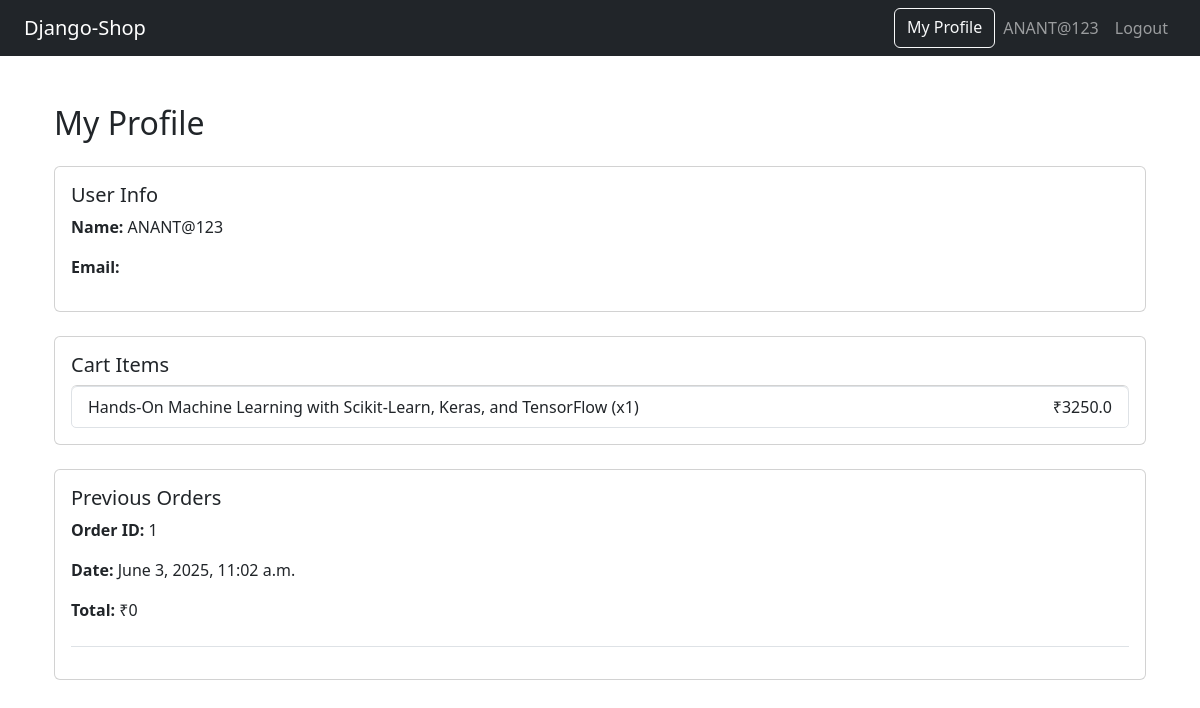
Screenshot of /profile/ (signed in) with the database file from the repository.
### store/models.py (models this page shows, shortened)
class CartItem(models.Model):
    user = models.ForeignKey(User, on_delete=models.CASCADE)
    product = models.ForeignKey(Product, on_delete=models.CASCADE)
    quantity = models.PositiveIntegerField(default=1)

class Product(models.Model):
    title = models.CharField(max_length=100)
    description = models.TextField()
    price = models.FloatField()
    image = models.ImageField(upload_to='products/')
    category = models.ForeignKey(Category, on_delete=models.CASCADE)

class Order(models.Model):
    user = models.ForeignKey(User, on_delete=models.CASCADE)
    full_name = models.CharField(max_length=100)
    address = models.TextField()
    created_at = models.DateTimeField(auto_now_add=True)
    total_amount = models.DecimalField(max_digits=10, decimal_places=2, default=0.00)

### store/views.py (the view)
# urls.py: path('profile/', views.user_profile, name='user_profile'),
@login_required
def user_profile(request):
    user = request.user
    cart_items = CartItem.objects.filter(user=user)
    orders = Order.objects.filter(user=user).order_by('-created_at')
    for order in orders:
        total = order.items.annotate(
            item_total=F('product__price') * F('quantity')
        ).aggregate(total_amount=Sum('item_total'))['total_amount'] or 0
        print(f"Order ID: {order.id}, Total Amount: {total}")
        order.total_amount = total
        order.save()
    return render(request, 'store/user_profile.html', {
        'user': user,
        'cart_items': cart_items,
        'orders': orders,
    })

### store/templates/store/user_profile.html (shortened to what this page needs)
{% extends 'store/base.html' %}
{% block content %}
<div class="container mt-5">
    <h2 class="mb-4"> My Profile</h2>
    <div class="card mb-4 p-3">
        <h5> User Info</h5>
        <p><strong>Name:</strong> {{ user.username|default:"Not Set" }}</p>
        <p><strong>Email:</strong> {{ user.email }}</p>
    </div>
    <div class="card mb-4 p-3">
        <h5> Cart Items</h5>
        {% if cart_items %}
            <ul class="list-group">
                {% for item in cart_items %}
                    <li class="list-group-item d-flex justify-content-between align-items-center">
                        {{ item.product.title }} (x{{ item.quantity }})
                        <span>₹{{ item.product.price }}</span>
                    </li>
                {% endfor %}
            </ul>
        {% else %}
            <p>No items in cart.</p>
        {% endif %}
    </div>
    <div class="card mb-4 p-3">
        <h5> Previous Orders</h5>
        {% if orders %}
            {% for order in orders %}
                <div class="mb-3 border-bottom pb-2">
                    <p><strong>Order ID:</strong> {{ order.id }}</p>
                    <p><strong>Date:</strong> {{ order.created_at }}</p>
                    <p><strong>Total:</strong> ₹{{ order.total_amount }}</p>
                </div>
            {% endfor %}
        {% else %}
            <p>No previous orders.</p>
        {% endif %}
    </div>
</div>
{% endblock %}

### store/templates/store/base.html (shortened to what this page needs)
<!DOCTYPE html>
<html lang="en">
<head>
    <link href="https://cdn.jsdelivr.net/npm/bootstrap@5.3.0/dist/css/bootstrap.min.css" rel="stylesheet">
</head>
<body>
<nav class="navbar navbar-expand-lg navbar-dark bg-dark px-4">
  <a class="navbar-brand" href="/">Django-Shop</a>
  <div class="collapse navbar-collapse">
    <ul class="navbar-nav ms-auto">
      <a href="{% url 'user_profile' %}" class="btn btn-outline-light ms-auto">My Profile</a>
      {% if user.is_authenticated %}
        <li class="nav-item"><a class="nav-link" href="#">{{ user.username }}</a></li>
        <li class="nav-item"><a class="nav-link" href="{% url 'logout' %}">Logout</a></li>
      {% else %}
        <li class="nav-item"><a class="nav-link" href="{% url 'login' %}">Login</a></li>
        <li class="nav-item"><a class="nav-link" href="{% url 'register' %}">Register</a></li>
      {% endif %}
    </ul>
  </div>
</nav>
<div class="container mt-4">
    {% block content %}{% endblock %}
</div>
</body>
</html>

### rows the page displays
CartItem: product "Hands-On Machine Learning with Scikit-Learn, Keras, and TensorFlow", quantity "1", product.price "3250.0"
Order: id "1", created_at "June 3, 2025, 11:02 a.m.", total_amount "0"

### other values shown
{{ user.username }} "ANANT@123"
{{ user.username|default:"Not Set" }} "ANANT@123"
